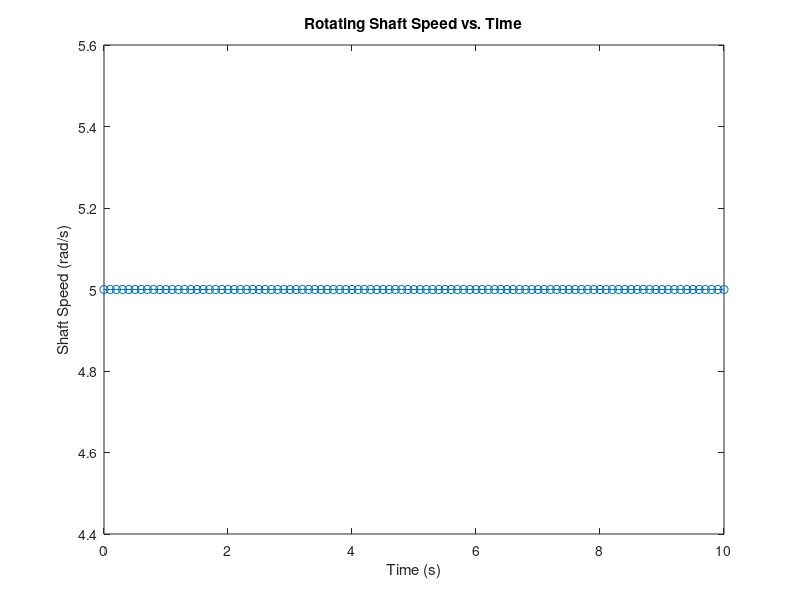

The MATLAB source for this figure:
% MATLAB code for a rotating shaft speed plot

% Define parameters
rotationSpeed = 5; % Constant rotation speed (adjust as needed)
totalTime = 10; % Total simulation time (seconds)
timeStep = 0.1; % Time step for simulation (seconds)

% Initialize time and speed arrays for plotting
time = 0:timeStep:totalTime;
speedArray = zeros(size(time));

% Simulate shaft rotation and calculate speed
for i = 1:length(time)
    % Calculate the angle based on the rotation speed
    angle = rotationSpeed * time(i);
    
    % Calculate the angular velocity (shaft speed)
    speedArray(i) = rotationSpeed;
    
    % Pause to simulate real-time behavior
    pause(timeStep);
end

% Plot the results
figure;
plot(time, speedArray, '-o');
title('Rotating Shaft Speed vs. Time');
xlabel('Time (s)');
ylabel('Shaft Speed (rad/s)');
